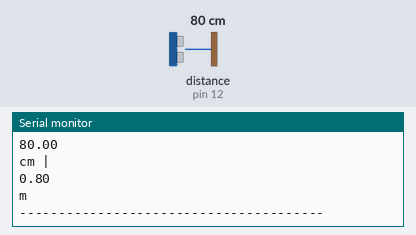
A sketch run on a simulated Arduino Uno, built with avr-gcc and run on an emulated ATmega328P. Shown: the last lines printed to the serial monitor. The test bench sets the inputs (shaded band); at power-on: distance to the obstacle (sensor on pin 12) 80 cm. The echo pulse lasts 58.3 µs per cm.

Above: at 1.8 s.
1.9 s: distance to the obstacle (sensor on pin 12) set to 2 cm
At 2.8 s:
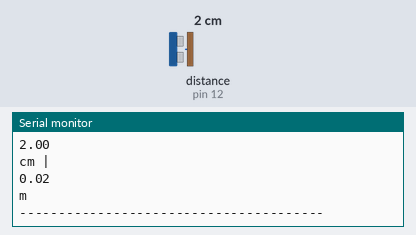
3.4 s: distance to the obstacle (sensor on pin 12) set to 4 cm
At 4.9 s:
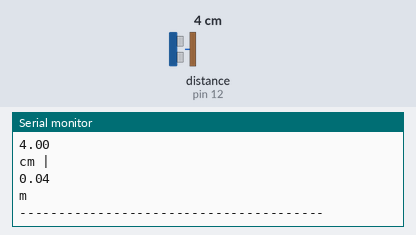
Timing chart, 0 to 6.4 s (numbered marks = the images above; inputs shaded):
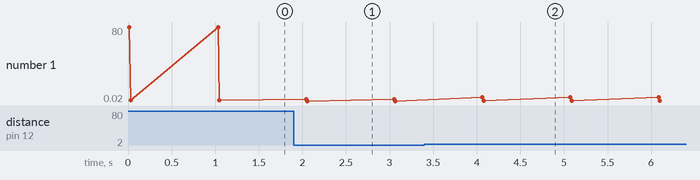

The sketch:

Sensor_ultrassonico.ino
```cpp
#include <HCSR04.h>


#define triggerPin 13
#define  echoPin  12
UltraSonicDistanceSensor distanceSensor(triggerPin, echoPin);
float dist_cm;
float dist_m;

void setup () {
    Serial.begin(9600);
}

void loop () {
    dist_cm = distanceSensor.measureDistanceCm();
    dist_m = dist_cm/100;
    Serial.println("distancia");
    Serial.println(dist_cm);
    Serial.println("cm | ");
    Serial.println(dist_m);
    Serial.println("m");
    Serial.println("---------------------------------------");
    delay(1000);
}
```

Measured:
- after the input at 1.9 s, the serial monitor: prints a new line after 0.14 s (image 1)
- after the input at 3.4 s, the serial monitor: prints a new line after 0.66 s (image 2)
- plotted number 1: 0.8 → 0.02 after the input at 1.9 s, 0.02 → 0.04 after the input at 3.4 s
